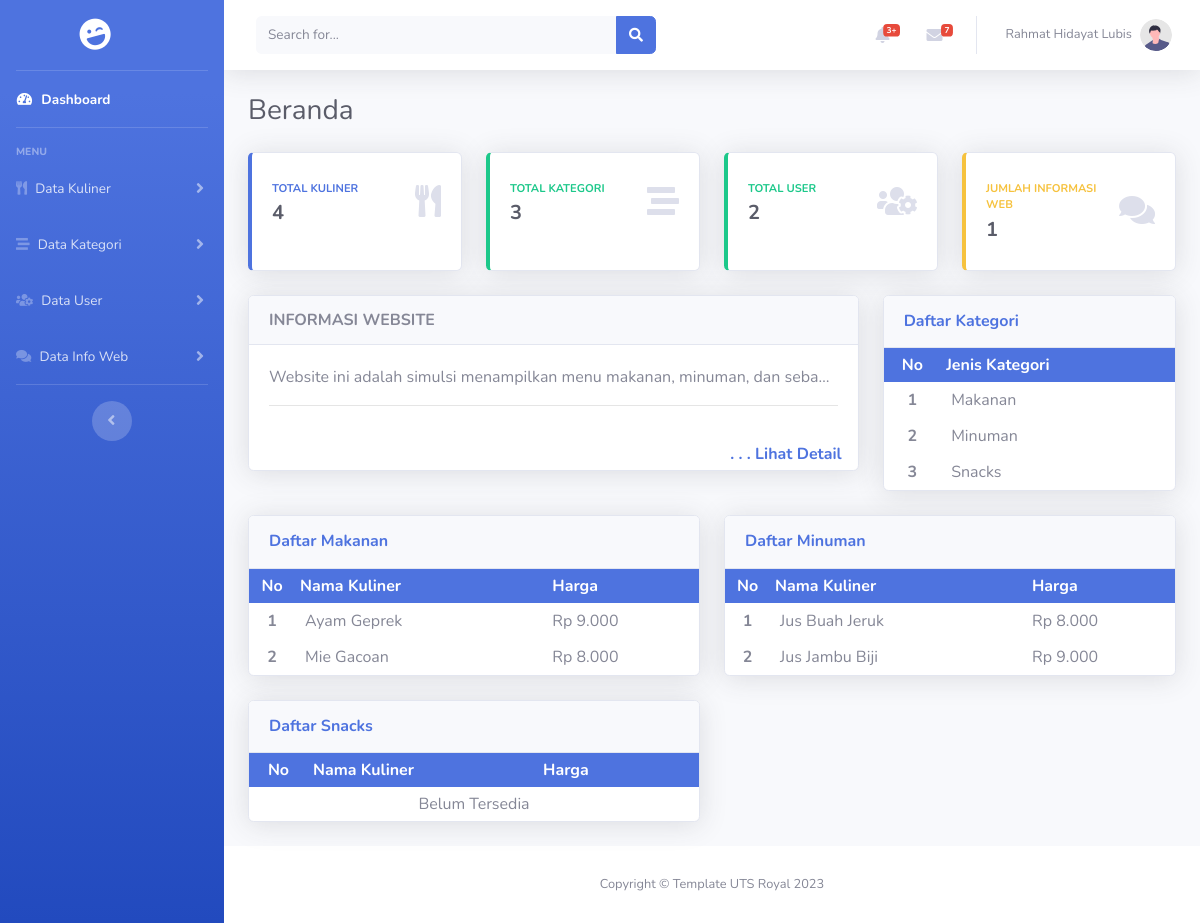
The app's page /, older data.
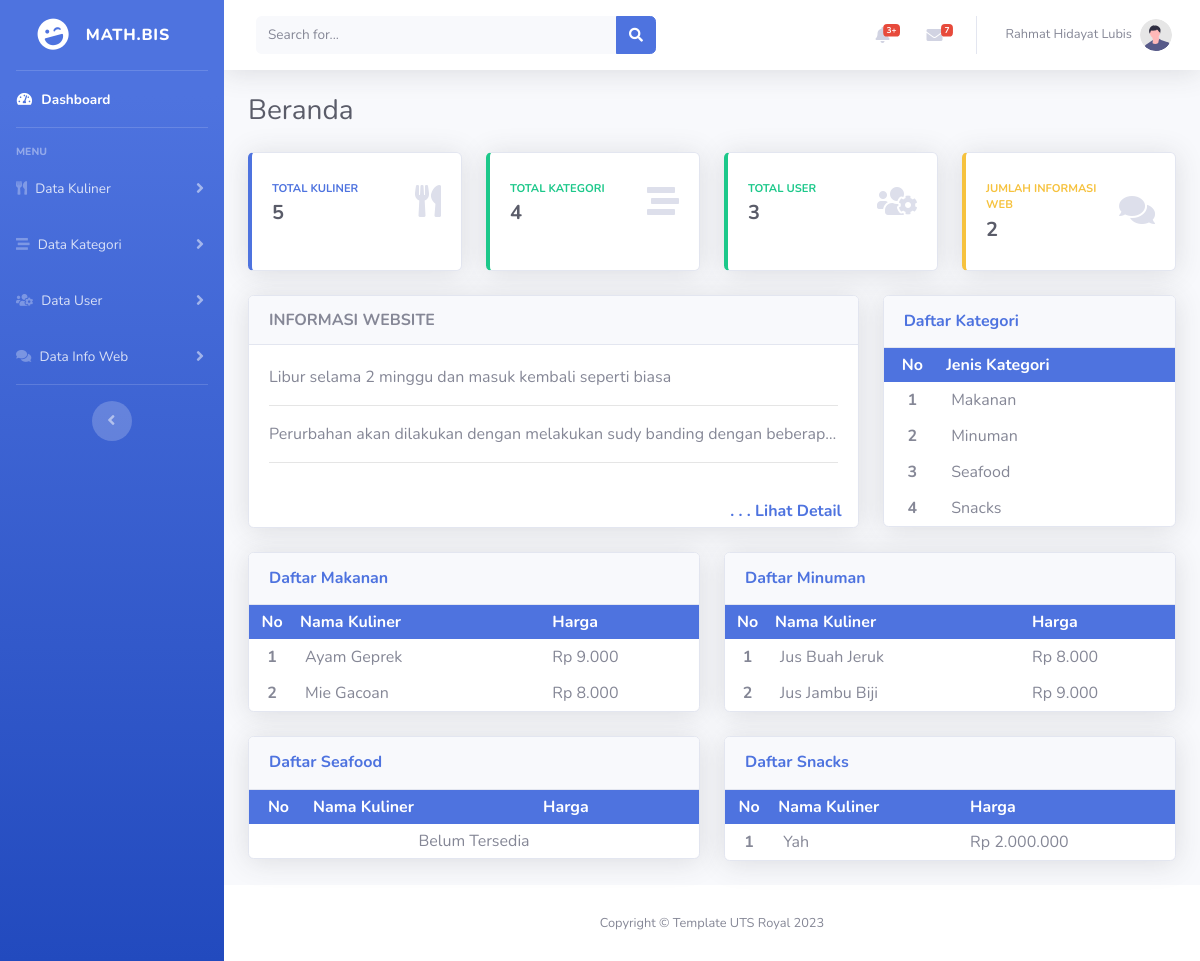
The same page, newer data.
### tables this page shows
CREATE TABLE `tabel_user` (
  `id` int(11) NOT NULL,
  `nama_user` varchar(25) NOT NULL,
  `username` varchar(25) NOT NULL,
  `password` varchar(255) NOT NULL
);

CREATE TABLE `tabel_info_web` (
  `id` int(11) NOT NULL,
  `judul` varchar(50) NOT NULL,
  `deskripsi_web` text NOT NULL,
  `waktu` datetime NOT NULL
);

CREATE TABLE `tabel_kategori` (
  `id` int(11) NOT NULL,
  `kategori` varchar(50) NOT NULL
);

CREATE TABLE `tabel_kuliner` (
  `id` int(11) NOT NULL,
  `id_kategori` int(11) NOT NULL,
  `nama` varchar(50) NOT NULL,
  `harga` int(15) NOT NULL
);

### koneksi.php (called while the page is built, shortened)
<?php
$databaseName = "db_project_akhir";
$conn = mysqli_connect("localhost", "root", "", $databaseName);
function query($query){
    global $conn;
    $result = mysqli_query($conn, $query);
    $rows = [];
    while ( $row = mysqli_fetch_assoc($result)) {
        $rows[] = $row;
    }
    return $rows;
}
function FormatRupiah($data){
    return number_format($data, 0, ',', '.');
}
?>

### Component/UserAktif.php (called while the page is built, shortened)
<?php
if ( !isset($_SESSION['aktif_user']) ){
  $user = query("SELECT * FROM tabel_user WHERE nama_user LIKE '%rahmat%'")[0];
} else {
  $uid = $_SESSION['aktif_user'];
  $user = query("SELECT * FROM tabel_user WHERE id = '$uid'")[0];
}
?>

### index.php (the view, shortened to what this page needs)
<?php
require 'koneksi.php';
$kategories = query("SELECT id AS id_kategori, kategori FROM tabel_kategori ORDER BY kategori ASC");
$users = query("SELECT * FROM tabel_user");
$infoweb = query("SELECT * FROM tabel_info_web");
$getKuliner = query("SELECT id FROM tabel_kuliner");
$jlh_kuliner = count($getKuliner);
$jlh_kategori = count($kategories);
$jlh_user = count($users);
$jlh_info = count($infoweb);
?>
<!DOCTYPE html>
<html lang="en">
<head>
  <link href="vendor/fontawesome-free/css/all.min.css" rel="stylesheet" type="text/css">
  <link href="css/sb-admin-2.min.css" rel="stylesheet">
</head>
<body id="page-top">
  <div id="wrapper">
    <ul class="navbar-nav bg-gradient-primary sidebar sidebar-dark accordion" id="accordionSidebar">
      <a class="sidebar-brand d-flex align-items-center justify-content-center" href="#">
        <div class="sidebar-brand-icon rotate-n-15">
          <i class="fas fa-laugh-wink"></i>
        </div>
        <?php include './Component/UserAktif.php'; ?>
        <div class="sidebar-brand-text mx-3 text-truncate"><?= $user["username"] ?></div>
      </a>
      <hr class=" sidebar-divider my-0">
      <li class="nav-item active">
        <a class="nav-link" href="index.php">
          <i class="fas fa-fw fa-tachometer-alt"></i>
          <span>Dashboard</span></a>
      </li>
      <hr class="sidebar-divider">
      <div class="sidebar-heading">
        Menu
      </div>
      <li class="nav-item">
        <a class="nav-link collapsed" href="#" data-toggle="collapse" data-target="#collapseTwo" aria-expanded="true"
          aria-controls="collapseTwo">
          <i class="fas fa-utensils"></i>
          <span>Data Kuliner</span>
        </a>
      </li>
      <li class="nav-item">
        <a class="nav-link collapsed" href="#" data-toggle="collapse" data-target="#collapseUtilities"
          aria-expanded="true" aria-controls="collapseUtilities">
          <i class="fas fa-stream"></i>
          <span>Data Kategori</span>
        </a>
      </li>
      <li class="nav-item">
        <a class="nav-link collapsed" href="#" data-toggle="collapse" data-target="#collapseUser" aria-expanded="true"
          aria-controls="collapseUser">
          <i class="fas fa-users-cog"></i>
          <span>Data User</span>
        </a>
      </li>
      <li class="nav-item">
        <a class="nav-link collapsed" href="#" data-toggle="collapse" data-target="#collapseInfoWeb"
          aria-expanded="true" aria-controls="collapseInfoWeb">
          <i class="fas fa-comments"></i>
          <span>Data Info Web</span>
        </a>
      </li>
      <hr class="sidebar-divider">
      <div class="text-center d-none d-md-inline">
        <button class="rounded-circle border-0" id="sidebarToggle"></button>
      </div>
    </ul>
    <div id="content-wrapper" class="d-flex flex-column">
      <div id="content">
        <?php include './Component/Topbar.php'; ?>
        <div class="container-fluid">
          <div class="d-sm-flex align-items-center justify-content-between mb-4">
            <h1 class="h3 mb-0 text-gray-800">Beranda</h1>
          </div>
          <div class="row">
            <div class="col-xl-3 col-md-6 mb-4">
              <div class="card border-left-primary shadow h-100 py-2">
                <div class="card-body">
                  <div class="row no-gutters align-items-center">
                    <div class="col mr-2">
                      <div class="text-xs font-weight-bold text-primary text-uppercase mb-1">
                        Total Kuliner</div>
                      <div class="h5 mb-0 font-weight-bold text-gray-800"><?= $jlh_kuliner ?></div>
                    </div>
                    <div class="col-auto">
                      <i class="fas fa-utensils fa-2x text-gray-300"></i>
                    </div>
                  </div>
                </div>
              </div>
            </div>
            <div class="col-xl-3 col-md-6 mb-4">
              <div class="card border-left-success shadow h-100 py-2">
                <div class="card-body">
                  <div class="row no-gutters align-items-center">
                    <div class="col mr-2">
                      <div class="text-xs font-weight-bold text-success text-uppercase mb-1">
                        Total Kategori</div>
                      <div class="h5 mb-0 font-weight-bold text-gray-800"><?= $jlh_kategori ?></div>
                    </div>
                    <div class="col-auto">
                      <i class="fas fa-stream fa-2x text-gray-300"></i>
                    </div>
                  </div>
                </div>
              </div>
            </div>
            <div class="col-xl-3 col-md-6 mb-4">
              <div class="card border-left-success shadow h-100 py-2">
                <div class="card-body">
                  <div class="row no-gutters align-items-center">
                    <div class="col mr-2">
                      <div class="text-xs font-weight-bold text-success text-uppercase mb-1">
                        Total User</div>
                      <div class="h5 mb-0 font-weight-bold text-gray-800"><?= $jlh_user ?></div>
                    </div>
                    <div class="col-auto">
                      <i class="fas fa-users-cog fa-2x text-gray-300"></i>
                    </div>
                  </div>
                </div>
              </div>
            </div>
            <div class="col-xl-3 col-md-6 mb-4">
              <div class="card border-left-warning shadow h-100 py-2">
                <div class="card-body">
                  <div class="row no-gutters align-items-center">
                    <div class="col mr-2">
                      <div class="text-xs font-weight-bold text-warning text-uppercase mb-1">
                        Jumlah Informasi Web</div>
                      <div class="h5 mb-0 font-weight-bold text-gray-800"><?= $jlh_info ?></div>
                    </div>
                    <div class="col-auto">
                      <i class="fas fa-comments fa-2x text-gray-300"></i>
                    </div>
                  </div>
                </div>
              </div>
            </div>
          </div>
          <div class="row">
            <div class="col-lg-8">
              <?php $ingfo = query("SELECT deskripsi_web, waktu FROM tabel_info_web ORDER BY waktu DESC LIMIT 2"); ?>
              <div class="card mb-4 shadow">
                <div class="card-header font-weight-bold">
                  INFORMASI WEBSITE
                </div>
                <div class="card-body">
                  <?php foreach($ingfo AS $infoWeb) : ?>
                  <p class="text-truncate"><?= $infoWeb["deskripsi_web"] ?></p>
                  <hr class="sidebar-divider">
                  <?php endforeach; ?>
                </div>
                <a href="list_info.php" class="ml-auto mr-3 mb-1 font-weight-bold"> . . . Lihat Detail</a>
              </div>
            </div>
            <div class="col-lg-4">
              <div class="card shadow mb-4">
                <div class="card-header py-3">
                  <h6 class="m-0 font-weight-bold text-primary">Daftar Kategori</h6>
                </div>
                <div class="card-body p-0">
                  <table cellpadding="5" width="100%">
                    <tr class="bg-primary text-white">
                      <th class="text-center">No</th>
                      <th>Jenis Kategori</th>
                    </tr>
                    <?php
                     $no = 1;
                     if($jlh_kategori == 0) : ?>
                    <tr>
                      <td colspan="5" class="text-center">Data Not Available</td>
                    </tr>
                    <?php else: ?>
                    <?php foreach( $kategories as $kategori): ?>
                    <tr>
                      <td class="text-center font-weight-bold"><?= $no ?></td>
                      <td style="padding: 6px 50px 6px 10px;"><?= $kategori["kategori"] ?></td>
                    </tr>
                    <?php $no++; ?>
                    <?php endforeach; ?>
                    <?php endif; ?>
                  </table>
                </div>
              </div>
            </div>
          </div>
          <div class="row">
            <?php foreach($kategories AS $kate) : ?>
            <?php
            $identifier = $kate['id_kategori'];
            $kuliners = query("SELECT kuliner.id AS id_kuliner, kuliner.id_kategori, kuliner.nama AS nama_kuliner, kuliner.harga AS harga_kuliner, kategori.kategori AS kategori FROM tabel_kuliner AS kuliner INNER JOIN tabel_kategori AS kategori ON kuliner.id_kategori = kategori.id WHERE kuliner.id_kategori = $identifier ORDER BY kuliner.nama ASC");
            ?>
            <div class="col-lg-6">
              <div class="card shadow mb-4">
                <div class="card-header py-3">
                  <h6 class="m-0 font-weight-bold text-primary">Daftar <?= $kate['kategori'] ?></h6>
                </div>
                <div class="card-body p-0">
                  <table cellpadding="5" width="100%">
                    <tr class="bg-primary text-white">
                      <th style="text-align: center;">No</th>
                      <th>Nama Kuliner</th>
                      <th style="padding: 0 25px 0 25px;">Harga</th>
                    </tr>
                    <?php
                    $no = 1;
                    if(count($kuliners) == 0) : ?>
                    <tr>
                      <td colspan="3" class="text-center">Belum Tersedia</td>
                    </tr>
                    <?php else: ?>
                    <?php foreach( $kuliners as $kuliner): ?>
                    <tr>
                      <td class="text-center font-weight-bold"><?= $no ?></td>
                      <td style="padding: 6px 50px 6px 10px;"><?= $kuliner["nama_kuliner"] ?></td>
                      <td style="padding: 0 25px 0 25px;">Rp
                        <?= FormatRupiah($kuliner["harga_kuliner"]) ?></td>
                    </tr>
                    <?php $no++; ?>
                    <?php endforeach; ?>
                    <?php endif; ?>
                  </table>
                </div>
              </div>
            </div>
            <?php endforeach; ?>
          </div>
        </div>
      </div>
      <?php include './Component/Footer.php'; ?>
    </div>
  </div>
</body>
</html>

### Component/Topbar.php (shortened to what this page needs)
<nav class="navbar navbar-expand navbar-light bg-white topbar mb-4 static-top shadow">
  <form class="d-none d-sm-inline-block form-inline mr-auto ml-md-3 my-2 my-md-0 mw-100 navbar-search">
    <div class="input-group">
      <input type="text" class="form-control bg-light border-0 small" placeholder="Search for..." aria-label="Search"
        aria-describedby="basic-addon2">
      <div class="input-group-append">
        <button class="btn btn-primary" type="button">
          <i class="fas fa-search fa-sm"></i>
        </button>
      </div>
    </div>
  </form>
  <ul class="navbar-nav ml-auto">
    <li class="nav-item dropdown no-arrow mx-1">
      <a class="nav-link dropdown-toggle" href="#" id="alertsDropdown" role="button" data-toggle="dropdown"
        aria-haspopup="true" aria-expanded="false">
        <i class="fas fa-bell fa-fw"></i>
        <span class="badge badge-danger badge-counter">3+</span>
      </a>
    </li>
    <li class="nav-item dropdown no-arrow mx-1">
      <a class="nav-link dropdown-toggle" href="#" id="messagesDropdown" role="button" data-toggle="dropdown"
        aria-haspopup="true" aria-expanded="false">
        <i class="fas fa-envelope fa-fw"></i>
        <span class="badge badge-danger badge-counter">7</span>
      </a>
    </li>
    <li class="nav-item dropdown no-arrow">
      <a class="nav-link dropdown-toggle" href="#" id="userDropdown" role="button" data-toggle="dropdown"
        aria-haspopup="true" aria-expanded="false">
        <span class="mr-2 d-none d-lg-inline text-gray-600 small"><?= $user["nama_user"] ?></span>
        <img class="img-profile rounded-circle" src="img/undraw_profile.svg">
      </a>
    </li>
  </ul>
</nav>

### Component/Footer.php
<footer class="sticky-footer bg-white">
  <div class="container my-auto">
    <div class="copyright text-center my-auto">
      <span>Copyright &copy; Template UTS Royal 2023</span>
    </div>
  </div>
</footer>

Row changes from the older to the newer data that the page shows:
removed tabel_user: nama_user "Rahmat Hidayat Lubis"
removed tabel_info_web: deskripsi_web "Website ini adalah simulsi menampilkan menu makanan, minuman, dan seba…"
added tabel_user: username "MATH.BIS", nama_user "Rahmat Hidayat Lubis"
added tabel_info_web: deskripsi_web "Libur selama 2 minggu dan masuk kembali seperti biasa"
added tabel_info_web: deskripsi_web "Perurbahan akan dilakukan dengan melakukan sudy banding dengan beberap…"
added tabel_kategori: kategori "Seafood", shows "Belum Tersedia"
shown differently, row unchanged: tabel_kategori "Snacks": no longer shows "Belum Tersedia"
added tabel_kuliner: nama "Yah", harga "2.000.000", shown under tabel_kategori "Snacks"
Text that changed along with them:
$jlh_kuliner: "4" → "5"
$jlh_kategori: "3" → "4"
$jlh_user: "2" → "3"
$jlh_info: "1" → "2"
